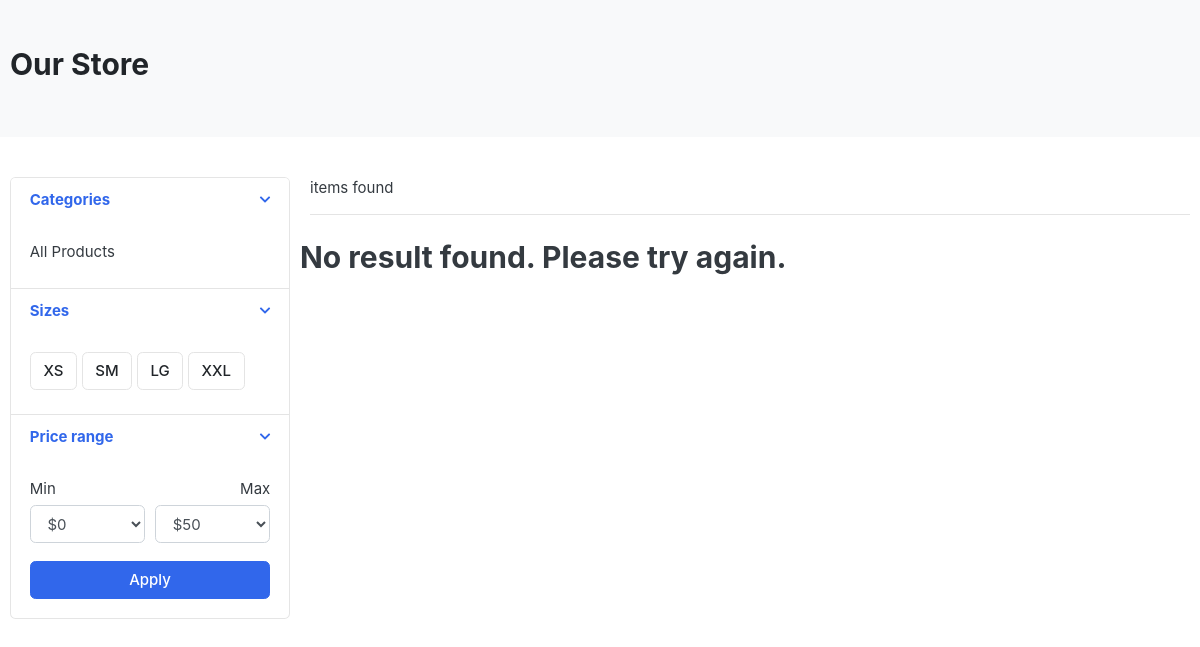
The page /store/ on the database as committed earlier.
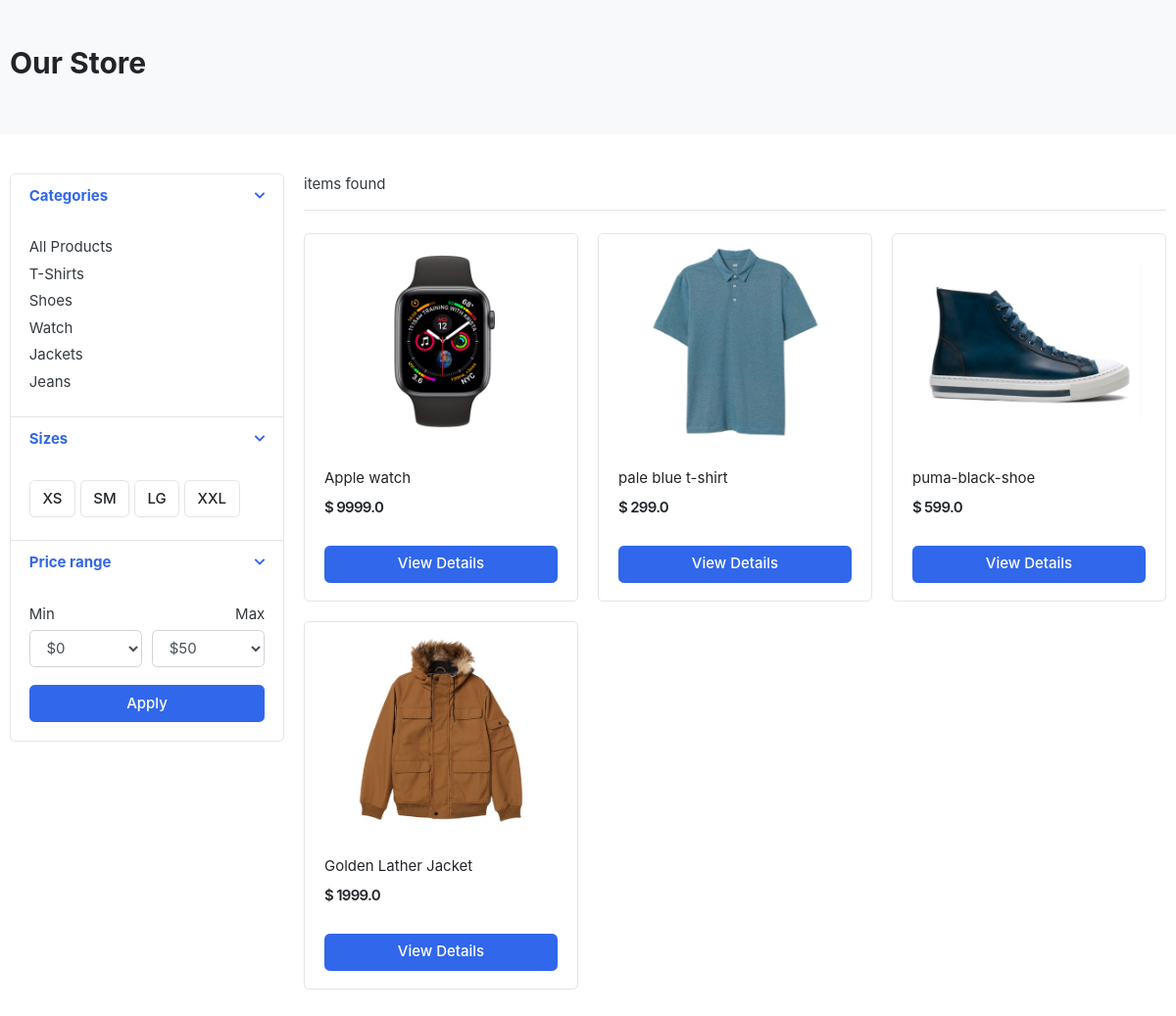
The same page on the database as committed later.
### store/models.py (models this page shows, shortened)
class Category(models.Model):
	title = models.CharField(max_length=100)
	slug = models.SlugField()
	banner_image = models.ImageField(upload_to="category/banners")
	class Meta:
		verbose_name_plural = 'Categories'

class Product(models.Model):
	title = models.CharField(max_length=100)
	slug = models.SlugField(max_length=100, unique=True)
	category = models.ForeignKey(Category, on_delete=models.CASCADE)
	image = models.ImageField(upload_to='products/images/')
	price = models.FloatField()
	details = models.TextField()
	quantity = models.IntegerField()
	in_stock = models.BooleanField(default=True)
	date_add = models.DateField(default=timezone.now)

### store/views.py (the view)
# urls.py: path('store/', include('store.urls'), name="store"),
def store(request, **kwargs):
	categories = models.Category.objects.all()
	category_products = models.Product.objects.all()
	args = {
		'categories': categories,
		'category_products': category_products
	}
	try:
		args.update(kwargs.get('context'))
	except:
		pass
	return render(request, 'store.html', context=args)

### store/templates/store.html (shortened to what this page needs)
{% extends 'base.html' %}
{% load static %}
{% block content %}
<section class="section-pagetop bg">
<div class="container">
	{% if 'search' in request.path %}
		<h2 class="title-page">Search Result</h2>
	{% else %}
		<h2 class="title-page">Our Store</h2>
	{% endif %}
</div>
</section>
<section class="section-content padding-y">
<div class="container">
<div class="row">
	<aside class="col-md-3">
<div class="card">
	<article class="filter-group">
		<header class="card-header">
			<a href="#" data-toggle="collapse" data-target="#collapse_1" aria-expanded="true" class="">
				<i class="icon-control fa fa-chevron-down"></i>
				<h6 class="title">Categories</h6>
			</a>
		</header>
		<div class="filter-content collapse show" id="collapse_1" style="">
			<div class="card-body">
				<ul class="list-menu">
					<li><a href="{% url "store:category_all" %}">All Products  </a></li>
					{% for category in categories %}
				<li><a href="{% url "store:category" category.slug %}">{{ category.title }}  </a></li>
					{% endfor %}
				</ul>
			</div>
		</div>
	</article>
	<article class="filter-group">
		<header class="card-header">
			<a href="#" data-toggle="collapse" data-target="#collapse_4" aria-expanded="true" class="">
				<i class="icon-control fa fa-chevron-down"></i>
				<h6 class="title">Sizes </h6>
			</a>
		</header>
		<div class="filter-content collapse show" id="collapse_4" style="">
			<div class="card-body">
			  <label class="checkbox-btn">
			    <span class="btn btn-light"> XS </span>
			  </label>
			  <label class="checkbox-btn">
			    <span class="btn btn-light"> SM </span>
			  </label>
			  <label class="checkbox-btn">
			    <span class="btn btn-light"> LG </span>
			  </label>
			  <label class="checkbox-btn">
			    <span class="btn btn-light"> XXL </span>
			  </label>
		</div>
		</div>
	</article>
	<article class="filter-group">
		<header class="card-header">
			<a href="#" data-toggle="collapse" data-target="#collapse_3" aria-expanded="true" class="">
				<i class="icon-control fa fa-chevron-down"></i>
				<h6 class="title">Price range </h6>
			</a>
		</header>
		<div class="filter-content collapse show" id="collapse_3" style="">
			<div class="card-body">
				<div class="form-row">
				<div class="form-group col-md-6">
				  <label>Min</label>
				  	<select class="mr-2 form-control">
						<option value="0">$0</option>
					</select>
				</div>
				<div class="form-group text-right col-md-6">
				  <label>Max</label>
				  	<select class="mr-2 form-control">
						<option value="50">$50</option>
					</select>
				</div>
				</div>
				<button class="btn btn-block btn-primary">Apply</button>
			</div>
		</div>
	</article>
</div>
	</aside>
	<main class="col-md-9">
<header class="border-bottom mb-4 pb-3">
		<div class="form-inline">
			<span class="mr-md-auto"><b>{{ product_count }}</b> items found </span>
		</div>
</header>
<div class="row">
	{% if category_products %}
	{% for product in category_products %}
	<div class="col-md-4">
		<figure class="card card-product-grid">
			<div class="img-wrap">
				<a href="#"><img src="{{ product.image.url }}"></a>
			</div>
			<figcaption class="info-wrap">
				<div class="fix-height">
					<a href="#" class="title">{{ product.title }}</a>
					<div class="price-wrap mt-2">
						<span class="price">$ {{ product.price }}</span>
					</div>
				</div>
				<a href="#" class="btn btn-block btn-primary">View Details </a>
			</figcaption>
		</figure>
	</div>
	{% endfor %}
	{% else %}
	<div>
		<h2>No result found. Please try again.</h2>
	</div>
	{% endif %}
</div>
	</main>
</div>
</div>
</section>
{% endblock %}

### templates/base.html (shortened to what this page needs)
{% load static %}
<!DOCTYPE HTML>
<html lang="en">
<head>
    <link href="{% static 'css/bootstrap.css' %}" rel="stylesheet" type="text/css" />
    <link href="{% static 'fonts/fontawesome/css/all.min.css' %}" type="text/css" rel="stylesheet">
    <link href="{% static 'css/ui.css' %}" rel="stylesheet" type="text/css" />
    <link href="{% static 'css/responsive.css' %}" rel="stylesheet" media="only screen and (max-width: 1200px)" />
</head>
<body>
    {% block content %}
    {% endblock content%}
</body>
</html>

### static/css/ui.css (style rules this page uses)
html { font-family: "Inter", sans-serif; font-size: 15px; }
.img-wrap { text-align: center; display: block; }
.img-wrap img { max-width: 100%; }
.price-wrap { letter-spacing: -0.7px; }
.padding-y { padding-top: 40px; padding-bottom: 40px; }
figure { margin-bottom: 0; }
article:after, .form-group:after { display: block; clear: both; content: ""; }
.bg { background-color: #f8f9fa; }
.title-page { color: #212529; }
.btn-light { background-color: #fff; border-color: #e4e4e4; }
[class*=list-] li:after { visibility: hidden; display: block; content: ""; overflow: hidden; height: 0; clear: both; }
.list-menu { list-style: none; margin: 0; padding-left: 0; }
.list-menu li { margin-bottom: 5px; }
.list-menu a { color: #343a40; }
[class*=card-product] a.title { color: #212529; display: block; }
[class*=card-product] .img-wrap { overflow: hidden; position: relative; }
[class*=card-product] .img-wrap img { height: 100%; max-width: 100%; width: auto; display: inline-block; -o-object-fit: cover; object-fit: cover; }
.card-product-grid { margin-bottom: 20px; }
.card-product-grid .img-wrap { border-radius: 0.2rem 0.2rem 0 0; height: 220px; }
.card-product-grid .info-wrap { overflow: hidden; padding: 18px 20px; }
.card-product-grid .fix-height { height: 80px; overflow: hidden; }
.card .img-wrap { overflow: hidden; }
.price { font-weight: 600; color: #212529; }
.icon-control { margin-top: 5px; float: right; font-size: 80%; }
.card-header .title { margin-bottom: 0; line-height: 1.5; }
.filter-group { border-bottom: 1px solid #e4e4e4; }
.filter-group .card-header { border-bottom: 0; }
.filter-group:last-child { border-bottom: 0; }
.checkbox-btn { position: relative; }
.section-pagetop { padding: 45px 0; }

Rows that differ between the two databases and show on the page:
added Category: title "T-Shirts"
added Category: title "Shoes"
added Category: title "Watch"
added Category: title "Jackets"
added Category: title "Jeans"
added Product: image (picture), title "Apple watch", price "9999.0"
added Product: image (picture), title "pale blue t-shirt", price "299.0"
added Product: image (picture), title "puma-black-shoe", price "599.0"
added Product: image (picture), title "Golden Lather Jacket", price "1999.0"
Other text that changed with them:
text no longer shown: "No result found. Please try again."
